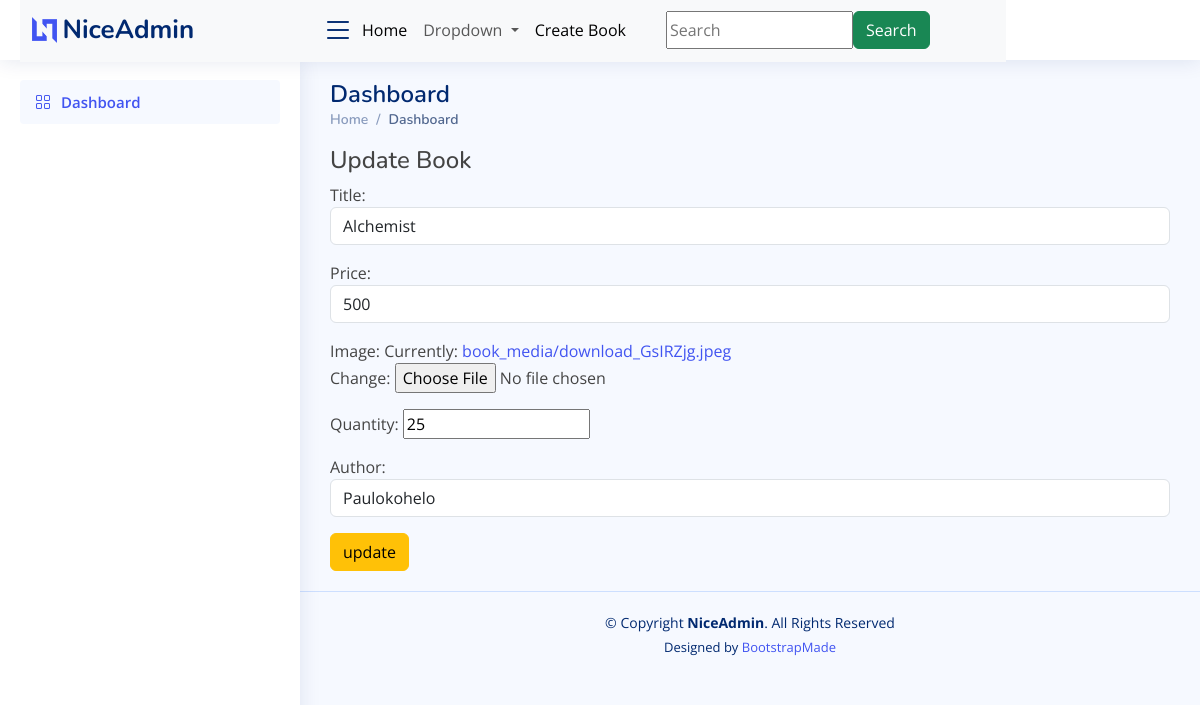
The page /updateview/1/ on the database its author committed.
### bookapp/models.py (models this page shows, shortened)
class Book(models.Model):
    title=models.CharField(max_length=200,null=True)
    price=models.IntegerField(null=True)
    image=models.ImageField(upload_to='book_media')
    quantity=models.IntegerField()
    author=models.ForeignKey(Author,on_delete=models.CASCADE)

### bookapp/views.py (the view)
# urls.py: path('updateview/<int:book_id>/',views.updateBook,name="update"),
def updateBook(request,book_id):
    book=Book.objects.get(id=book_id)
    if request.method=='POST':
        form=BookForm(request.POST ,request.FILES, instance=book)
        if form.is_valid():
            form.save()
            return redirect('/')
    else:
        form=BookForm(instance=book)
    return render(request,'admin/updateview.html',{'form':form})

### bookapp/forms.py
class BookForm(forms.ModelForm):
    class Meta:
        model = Book
        fields = '__all__'
        widgets={
            'title':forms.TextInput(attrs={'class':'form-control','placeholder':'Enter the Book Name'}),
            'author':forms.Select(attrs={'class':'form-control','placeholder':'Enter the Book author'}),
            'price':forms.NumberInput(attrs={'class':'form-control','placeholder':'Enter the Book price'})
        }

### bookapp/models.py (called while the page is built)
    def __str__(self):
        return '{}'.format(self.name)

### templates/admin/updateview.html (shortened to what this page needs)
{% extends 'admin/base.html' %}
{% load static %}
{% block content %}
<h4> Update Book</h4>
<form action=" " method="post" enctype="multipart/form-data">
    {{ form.as_p }}
    <input type="submit" value="update" class="btn btn-warning">
</form>
{% endblock %}

### static/assets/css/style.css (style rules this page uses)
:root { scroll-behavior: smooth; }
body { font-family: "Open Sans", sans-serif; background: #f6f9ff; color: #444444; }
a { color: #4154f1; text-decoration: none; }
h1, h2, h3, h4, h5, h6 { font-family: "Nunito", sans-serif; }

### rows shown on the page
Book: title "Alchemist", price "500", quantity "25", author "Paulokohelo"
